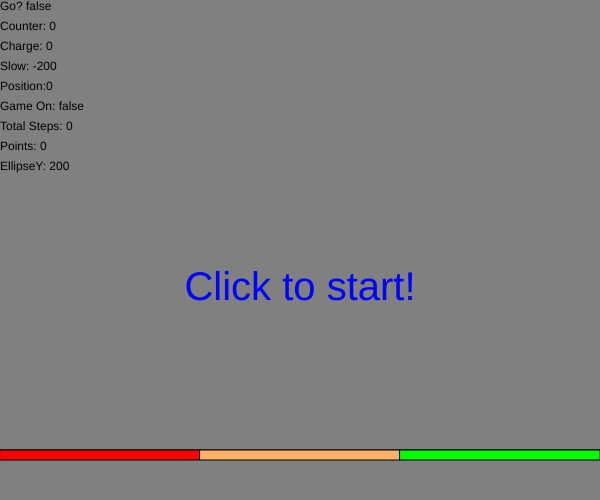
Frame 1 (no input)
Frame 60 (no input): identical to frame 1, image omitted
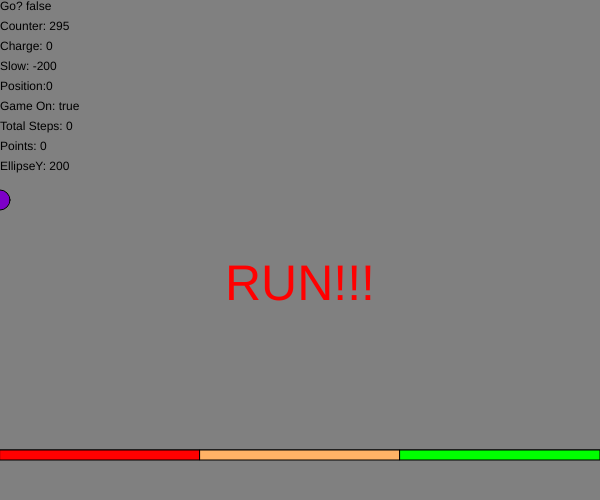
Frame 120 (the mouse pressed at the canvas centre since frame 60)

The p5.js sketch that drew these frames (run headless with seeded random() and noise() and a simulated clock; from frame 60 on, the mouse is pressed at the canvas centre):

// p5.js sketch
// ── sketch.js
function preload(){
  var gotime;
  var gameOn;
  var ground;


  var counter;
  var charge;

  var speed;
  var slow;

  var gravity;
  var fall;

  var ellipseX;
  var ellipseY;

  var score1;
  var score2;
  var score3;
  var score4;

  var total_steps;

  var easy;
  var medium;
  var hard;

}

function setup(){
  createCanvas(600,500);

  gotime = false;
  gameOn = false;

  counter = 0;
  charge = 0;
  speed = 0;
  slow = -200;
  ellipseX = 0;
  ellipseY = 200;
  gravity = 1;
  fall = 0;
  ground = false;

  easy = 200;
  medium = 300;
  hard = 400;

  score1 = 0;
  score2 = 200;
  score3 = 400;
  score4 = 600;

  total_steps = 0;

  points = 0;

}

function draw(){

  //continually make the background
  background(128);

  fill(0);
  textAlign(LEFT);
  textSize(12);
  text("Go? " + gotime, 0, 10);
  text("Counter: " + counter, 0, 30);
  text("Charge: " + charge, 0, 50);
  text("Slow: " + slow, 0, 70);
  text("Position:" + ellipseX, 0, 90 );
  text("Game On: " + gameOn, 0, 110);
  text("Total Steps: " + total_steps, 0, 130);
  text("Points: " + points, 0, 150);
  text("EllipseY: " + ellipseY, 0, 170);

  line(0, 450, 600, 450);

  fill(255,0,0);
  rect(score1, 450, 200, 10);
  fill(255, 178, 102);
  rect(score2, 450, 200, 10);
  fill(0,255,0);
  rect(score3, 450, 200, 10);



  if(gameOn == false){
    textAlign(CENTER);
    fill(0,0,255);
    textSize(40);
    text("Click to start!", 300,300);
  }
  else{
    // in this mode, the player will "run" and build up
    if(gotime == false){
      fill(255,0,0);
      textSize(50);
      textAlign(CENTER);
      text("RUN!!!", 300, 300);
    }

    // in this mode, the player will just watch and see how far they got


    // WATCH
    else{
      fill(0,255,0);
      ellipseX += (charge/8);

      if(ground == true){
        charge = 0;
      }

      if(ellipseY < 450){
        ellipseY -= fall;
        fall -= (gravity/40);
        ground = false;

      }
      else{
        ellipseY = 450;
        ground = true;
      }

      if (charge >0){
        charge += (slow/counter);
      }
      else{
        charge = 0;
      }

    }

    ellipseMode(CENTER);


    if(counter < 1000){
      counter += 5;

    }
    else{
      gotime = true;


    }

    fill(125, 0, 200);
    ellipse(ellipseX, ellipseY, 20, 20);
  }




}

function keyPressed(){
  if((keyCode === LEFT_ARROW || keyCode === RIGHT_ARROW) && gotime == false && gameOn == true){
    charge += 1;
    total_steps += 1;
  }
}

function mousePressed(){
  gameOn = true;
}

// ── projectstyles.css
.top_bar{
  width: 100%;
  /* border: 1px solid red; */
}
.newnav{
  float: left;
  width: 30%;
  /* border: 1px solid blue; */
}

.newnav ul{
  /* border: 1px solid blue; */
  /* margin-left: -5%; */
}

.top_barPic{
  text-align: center;
  width: 69%;
  /* border: 1px solid yellow; */
  height: 100%;
  float: left;
}

.top_barPic img{
  text-align: center;
  width: 100%;
}

.newnav li{
  float: left;
  list-style-type: none;
  width: 100%;
  margin: 0.1%;
  border: 1px solid #B298DC;
  text-align: center;
  height: 30px;
  font-size: 20px;
}

.newnav a{
  display: block;
  text-align: center;
  background-color: white;
  text-decoration: none;
  color: black;
  height: 30px;
}

.newnav a:hover{
  color: #DCCFEC;
  background-color: grey;
}

.newnav a.active{
  color: #DCCFEC;
  background-color: black;
}

.bottom_bar{
  width: 100%;
  float: left;
  color: white;
  text-align: center;
  /* border: 1px solid blue; */
}

.project_present{
  margin-left: 5%;
  margin-right: 5%;
  text-align: center;
}
.right .project_present h3{
  text-align: center;
  margin-top: 5%;
}

#bansheepic{
  width: 78%;
  /* float: left; */
}

.banshee_designs{
  float: left;
  width: 50%;
  /* background: white; */
  /* border: 1px solid black; */
}

.banshee_designs img{
  width: 30%;
  background: white;
}

#original_banshee{
  width: 26%;
}

#project2pic{
  margin-top: 5%;
  width: 60%;
}

.bottom_bar h4{
  text-align: center;
  /* border: 1px solid orange; */
}

#project2_button{
  width: 50%;
  text-align: center;
  /* border: 1px solid red; */
  margin-left: 25%;
  margin-right: 25%;
}

#project2_button a{
  display: block;
  background-color: white;
  text-decoration: none;
  color: black;
  border: 2px solid black;
  box-shadow: 1px 1px 5px grey;
  text-align: center;
}

#project2_button a:hover{
  color: #DCCFEC;
  background-color: grey;
}

#musicvid_pic{
  margin-top: 5%;
  width: 60%;
}

#rosetintedpic{
  width: 65%;
  margin-top: 2%;
}

#diver_header{
  margin-top: 2%;
  width: 38%;
}

#wand_header{
  width: 32%;
}

#escape_pic{
  margin-top: 2%;
  width: 80%;
}

#div1{
  width: 100%;
  text-align: center;
  margin-top: 2%;
}

// ── styles.css
html{
  height: 100%;
  width: 100%;
}

body{
  margin-top: 0;
  font-family: 'Chakra Petch', sans-serif;
  /* background-color: #39324B; */
  /* margin-left: 2%;
  margin-right: 2%; */
  height: 100%;
  /* border: 1px solid blue; */
  background-color: #DCCFEC;
}

h3{
  margin-bottom: 0;
}

.left{
  float: left;
  width: 25%;
  /* border: 1px solid black; */
  text-align: center;
  height: 100%;
}

.left .menu{
  text-align: left;
  background-color: #B298DC;
  padding-left: 1%;
  padding-right: 1%;
  box-shadow: 5px 5px 5px grey;
}

.left .menu .menu_subtitle{
  font-size: 13px;
}

.left .menu .menu_info{
  font-size: 13px;
}

.right{
  float: left;
  width: 74%;
  /* border: 1px solid black; */
  height: 100%;
  margin-left: 1%;
}

h2{
  text-align: center;
  font-family: 'Chakra Petch', sans-serif;
  background-color: #B298DC;
  margin-left: 2%;
  margin-right: 2%;
  padding-top: 1%;
  padding-bottom: 1%;
  margin-bottom: 1%;
  box-shadow: 5px 5px 5px grey;
}

.right h1{
  text-align: center;
  margin-bottom: -15px;
  background-color: silver;
  box-shadow: 5px 5px 5px grey;

}

.right .presentation{
  float: left;
  width: 33%;
  height: 30%;
  margin: 1px;
  background-color: #B298DC;
  text-align: center;
  /* border: 1px solid black; */
}

.right .presentation a{
  display: block;
}

.right .presentation:hover{
  -moz-box-shadow:    inset 0 0 10px #000000;
   -webkit-box-shadow: inset 0 0 10px #000000;
   box-shadow:         inset 0 0 10px #000000;
}

.presentation_image{
  white-space: nowrap; /* this is required unless you put the helper span closely near the img */
  text-align: center;
}

.presentation_image h3{
  margin-top: 1%;
  margin-bottom: 1%;
}
.presentation_image img{
  height: 100%;
  width: 95%;
  text-align: center;
  vertical-align: middle;
}

#resize_image{
  margin-left: -15%;
  width:45%;
  height: 45%;
}

#dog_resize{
  width:53%;
  /* height:55%; */
}

#diver_resize{
  width:63%;
  /* height:65%; */
}

#wand_resize{
  width:47%;
  height:47%;
}

#rtt_resize{
  width: 50%;
}
/* .presentation_image .helper{
    display: inline-block;
    height: 100%;
    vertical-align: middle;
} */
